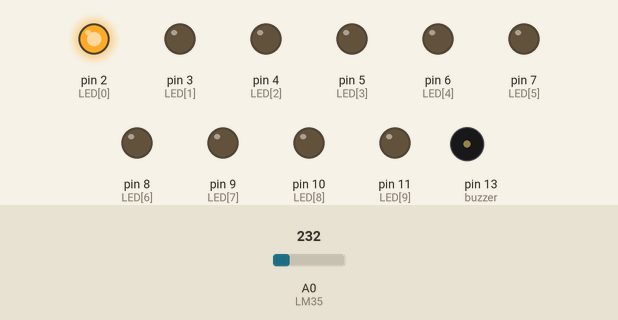
Bench run of a sketch on a simulated Arduino Uno, built with avr-gcc and run on an emulated ATmega328P. Parts: output pins drawn as LEDs (lit = HIGH), buzzer (waves = sounding, pin HIGH). The test bench sets the inputs (shaded band); at power-on: A0 (LM35) = 232. What the sketch prints to the serial monitor is not drawn.

Above: at 0.1 s.
Timing chart, 0 to 1.6 s (numbered marks = the images above):
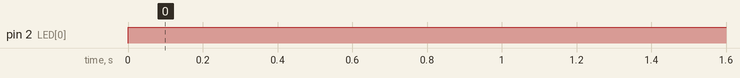

Measured:
- by itself, pin 2 (LED[0]): LOW → HIGH at 0.00 s

The sketch:

temperatura.ino
```cpp
const int LED[] = {2, 3, 4, 5, 6, 7, 8, 9, 10, 11};
const int LM35 = A0;
float temperatura = 0;
int ADClido = 0;
const int buzzer = 13;
void setup() {
  // put your setup code here, to run once:
  Serial.begin(9600);
  analogReference(INTERNAL);
  pinMode(buzzer, OUTPUT);
  for (int i = 0; i < 10; i++) {
    pinMode(LED[i], OUTPUT);
}
}
void loop() {
  // put your main code here, to run repeatedly:
  ADClido = analogRead(LM35);
  temperatura = ADClido * 0.1075268817204301;
  Serial.print("Temperatura = ");
  Serial.print(temperatura);
  Serial.println(" *C");
  digitalWrite(LED[0], HIGH);
  delay(1000);
}
```
